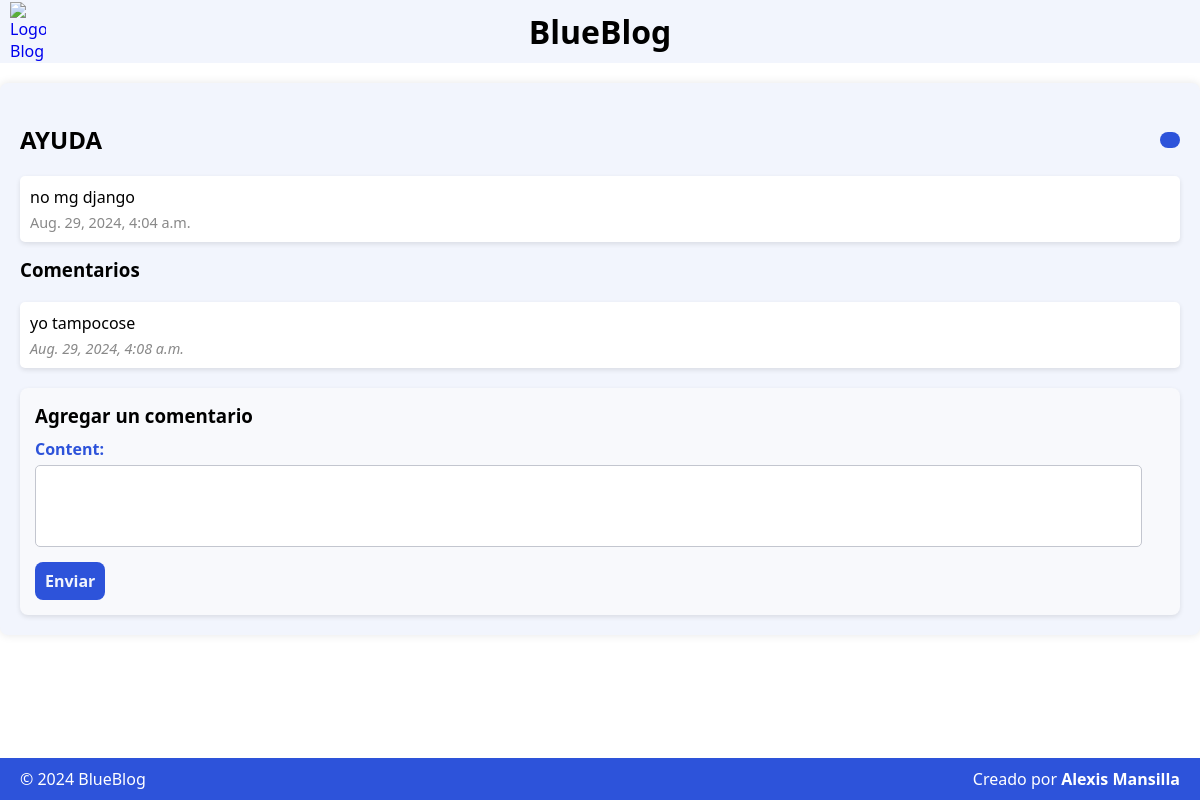
Before: /post/1/ with the older database file.
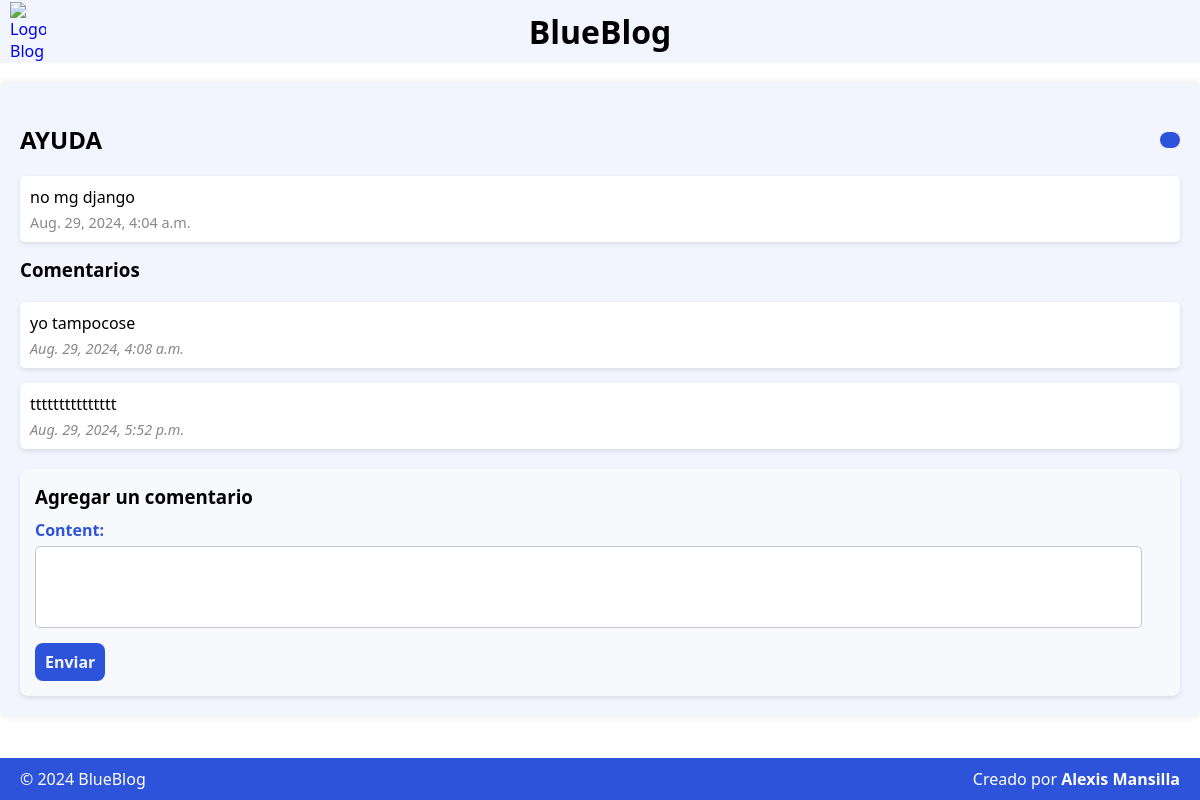
After: the same page with the newer database file.
### blogTaller/models.py (models this page shows, shortened)
class Comment(models.Model):
    post = models.ForeignKey(Post, on_delete=models.CASCADE, related_name='comments')
    content = models.TextField()
    created_at = models.DateTimeField(auto_now_add=True)

### blogTaller/views.py (the view)
# urls.py: path('post/<int:id>/', views.post_detail, name='post_detail'),
def post_detail(request, id):
    post = get_object_or_404(Post, id=id)
    comments = post.comments.all()
    if request.method == "POST":
        form = CommentForm(request.POST)
        if form.is_valid():
            comment = form.save(commit=False)
            comment.post = post
            comment.save()
            return redirect('post_detail', id=post.id)
    else:
        form = CommentForm()
    return render(request, 'blogTaller/post_detail.html', {'post': post, 'comments': comments, 'form': form})

### blogTaller/forms.py
class CommentForm(forms.ModelForm):
    class Meta:
        model = Comment
        fields = ['content']

### blogTaller/templates/blogTaller/post_detail.html (shortened to what this page needs)
{% extends 'blogTaller/base.html' %}
{% block content %}
<div class="post-header">
    <h2>{{ post.title }}</h2>
    <a href="{% url 'post_edit' post.id %}" class="button">
    </a>
</div>
    <div class="postDetail">
        <p>{{ post.content }}</p>
        <p class="fecha">{{ post.created_at }}</p>
    </div>
    <h3>Comentarios</h3>
    <ul>
        {% for comment in post.comments.all %}
            <li>{{ comment.content }}
                <p class="fecha"><em>{{ comment.created_at }}</em></p>
            </li>
        {% endfor %}
    </ul>
    <form method="POST">
        <div class="formBg">
        <h3>Agregar un comentario</h3>
        {{ form.as_p }}
        <button type="submit" class="button">Enviar</button>
        </div>
    </form>
{% endblock %}

Changed rows visible on the page:
added Comment: content "ttttttttttttttt", created_at "Aug. 29, 2024, 5:52 p.m."
